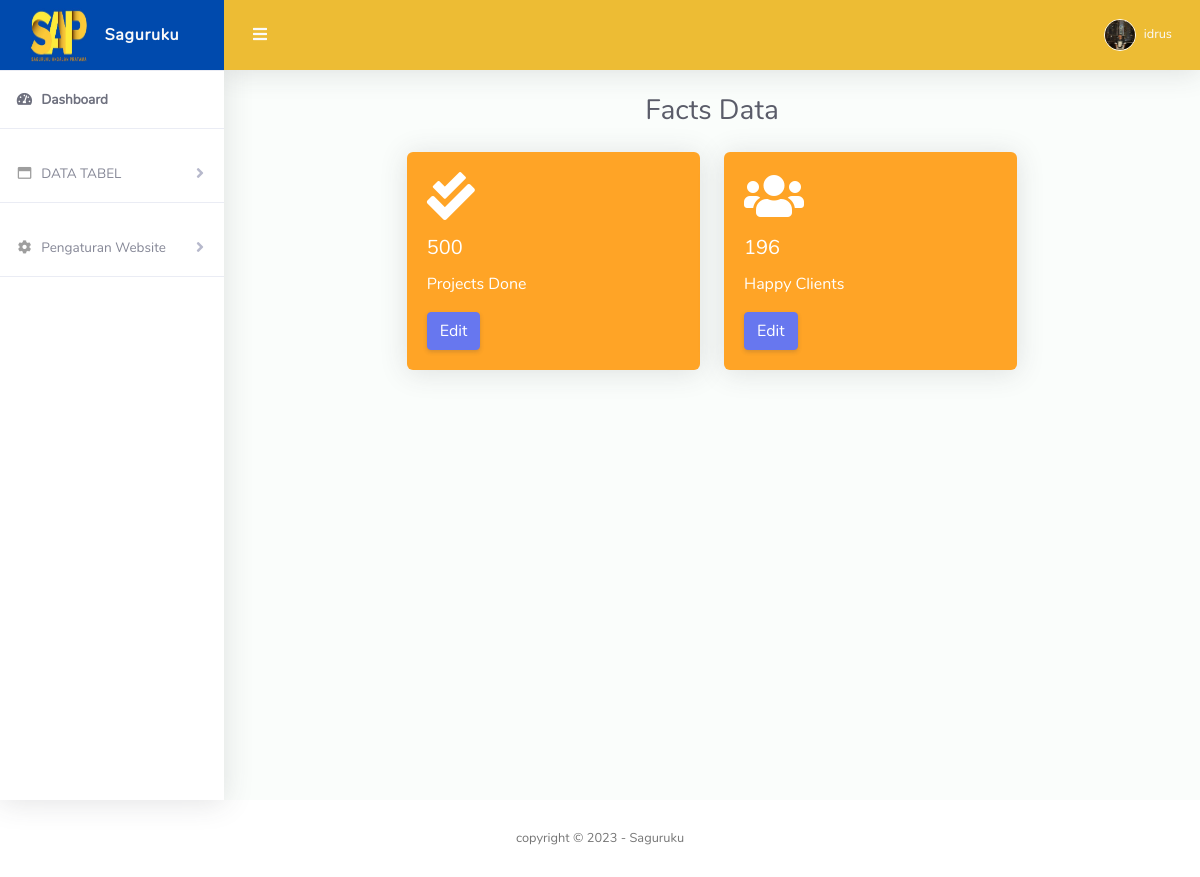
The page /admin/feats.php (signed in) on the database its author committed.
### tables this page shows
CREATE TABLE `facts` (
  `id` int(11) NOT NULL,
  `icon_class` varchar(50) NOT NULL,
  `count` int(11) NOT NULL,
  `label` varchar(255) NOT NULL
);

### admin/feats.php (the view)
<?php
include '../include/config.php';
?>
<?php include 'include/navbar.php'; ?>
<div class="container-fluid" id="container-wrapper">
    <div class="d-sm-flex align-items-center justify-content-center mb-4">
        <h1 class="h3 mb-0 text-gray-800">Facts Data</h1>
    </div>
    <div class="row justify-content-center">
        <?php
        $sql = "SELECT * FROM facts";
        $result = mysqli_query($conn, $sql);
        if (mysqli_num_rows($result) > 0) {
            while ($row = mysqli_fetch_assoc($result)) {
                ?>
                <div class="col-lg-4 mb-4">
                    <div class="card bg-warning">
                        <div class="card-body">
                            <i class="<?php echo $row['icon_class']; ?>"></i>
                            <h5 class="card-title text-white">
                                <?php echo $row['count']; ?>
                            </h5>
                            <p class="card-text text-white">
                                <?php echo $row['label']; ?>
                            </p>
                            <a href="edit-feats.php?id=<?php echo $row['id']; ?>" class="btn btn-primary">Edit</a>
                        </div>
                    </div>
                </div>
                <?php
            }
        } else {
            echo '<p>No data available.</p>';
        }
        ?>
    </div>
</div>
<?php include 'include/footer.php'; ?>

### admin/include/navbar.php (shortened to what this page needs)
<?php
require '../include/config.php';
if (isset($_SESSION['user_id'])) {
    $user_id = $_SESSION['user_id'];
    $sql = "SELECT username, images FROM admins WHERE id = '$user_id'";
    $result = mysqli_query($conn, $sql);
    if (mysqli_num_rows($result) > 0) {
        $row = mysqli_fetch_assoc($result);
        $username = $row['username'];
        $user_image = $row['images'];
    }
} else {
    header("Location: ../login/index.php");
    exit;
}
?>
<!DOCTYPE html>
<html lang="en">
<head>
    <link href="asset/vendor/fontawesome-free/css/all.min.css" rel="stylesheet" type="text/css">
    <link href="asset/vendor/bootstrap/css/bootstrap.min.css" rel="stylesheet" type="text/css">
    <link href="asset/css/ruang-admin.min.css" rel="stylesheet">
    <link href="asset/vendor/datatables/dataTables.bootstrap4.min.css" rel="stylesheet">
</head>
<body id="page-top">
    <div id="wrapper">
        <ul class="navbar-nav sidebar sidebar-light accordion" id="accordionSidebar">
            <a class="sidebar-brand d-flex align-items-center justify-content-center" href="index.php">
                <div class="sidebar-brand-icon">
                    <img src="asset/img/saguruku.jpg" width="60" height="55">
                </div>
                <div class="sidebar-brand-text mx-3">Saguruku</div>
            </a>
            <hr class="sidebar-divider my-0">
            <li class="nav-item active">
                <a class="nav-link" href="index.php">
                    <i class="fas fa-fw fa-tachometer-alt"></i>
                    <span>Dashboard</span></a>
            </li>
            <hr class="sidebar-divider">
            <li class="nav-item">
                <a class="nav-link collapsed" href="#" data-toggle="collapse" data-target="#collapseBootstrap" aria-expanded="true" aria-controls="collapseBootstrap">
                    <i class="far fa-fw fa-window-maximize"></i>
                    <span>DATA TABEL</span>
                </a>
            </li>
            <hr class="sidebar-divider">
            <li class="nav-item">
                <a class="nav-link collapsed" href="#" data-toggle="collapse" data-target="#collapsePengaturan" aria-expanded="true" aria-controls="collapsePengaturan">
                    <i class="fas fa-fw fa-cog"></i>
                    <span>Pengaturan Website</span>
                </a>
            </li>
            <hr class="sidebar-divider">
        </ul>
        <div id="content-wrapper" class="d-flex flex-column">
            <div id="content">
                <nav class="navbar navbar-expand navbar-light bg-navbar topbar mb-4 static-top">
                    <button id="sidebarToggleTop" class="btn btn-link rounded-circle mr-3">
                        <i class="fa fa-bars"></i>
                    </button>
                    <ul class="navbar-nav ml-auto">
                        <li class="nav-item dropdown no-arrow">
                            <a class="nav-link dropdown-toggle" href="#" id="userDropdown" role="button" data-toggle="dropdown" aria-haspopup="true" aria-expanded="false">
                                <img class="img-profile rounded-circle" src="uploads/<?php echo $user_image; ?>" style="max-width: 60px">
                                <span class="ml-2 d-none d-lg-inline text-black small">
                                    <?php echo $username; ?>
                                </span>
                            </a>
                        </li>
                    </ul>
                </nav>

### rows shown on the page
facts: count "500", label "Projects Done"
facts: count "196", label "Happy Clients"

### other values the page prints
$username "idrus"
